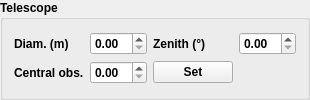
        <widget class="QGroupBox" name="groupBox">
         <property name="enabled">
          <bool>true</bool>
         </property>
         <property name="font">
          <font>
           <weight>75</weight>
           <bold>true</bold>
          </font>
         </property>
         <property name="title">
          <string>Telescope</string>
         </property>
         <property name="checkable">
          <bool>false</bool>
         </property>
         <layout class="QVBoxLayout" name="verticalLayout_2">
          <item>
           <layout class="QGridLayout" name="gridLayout">
            <item row="1" column="1">
             <widget class="QDoubleSpinBox" name="wao_cobs">
              <property name="maximum">
               <double>1.000000000000000</double>
              </property>
              <property name="singleStep">
               <double>0.100000000000000</double>
              </property>
             </widget>
            </item>
            <item row="0" column="0">
             <widget class="QLabel" name="label_2">
              <property name="text">
               <string>Diam. (m)</string>
              </property>
             </widget>
            </item>
            <item row="0" column="1">
             <widget class="QDoubleSpinBox" name="wao_diamTel"/>
            </item>
            <item row="0" column="2">
             <widget class="QLabel" name="label_4">
              <property name="text">
               <string>Zenith (°)</string>
              </property>
             </widget>
            </item>
            <item row="1" column="0">
             <widget class="QLabel" name="label_3">
              <property name="text">
               <string>Central obs.</string>
              </property>
             </widget>
            </item>
            <item row="0" column="3">
             <widget class="QDoubleSpinBox" name="wao_zenithAngle"/>
            </item>
            <item row="1" column="2">
             <widget class="QPushButton" name="wao_setTelescope">
              <property name="text">
               <string>Set</string>
              </property>
             </widget>
            </item>
           </layout>
          </item>
         </layout>
        </widget>
